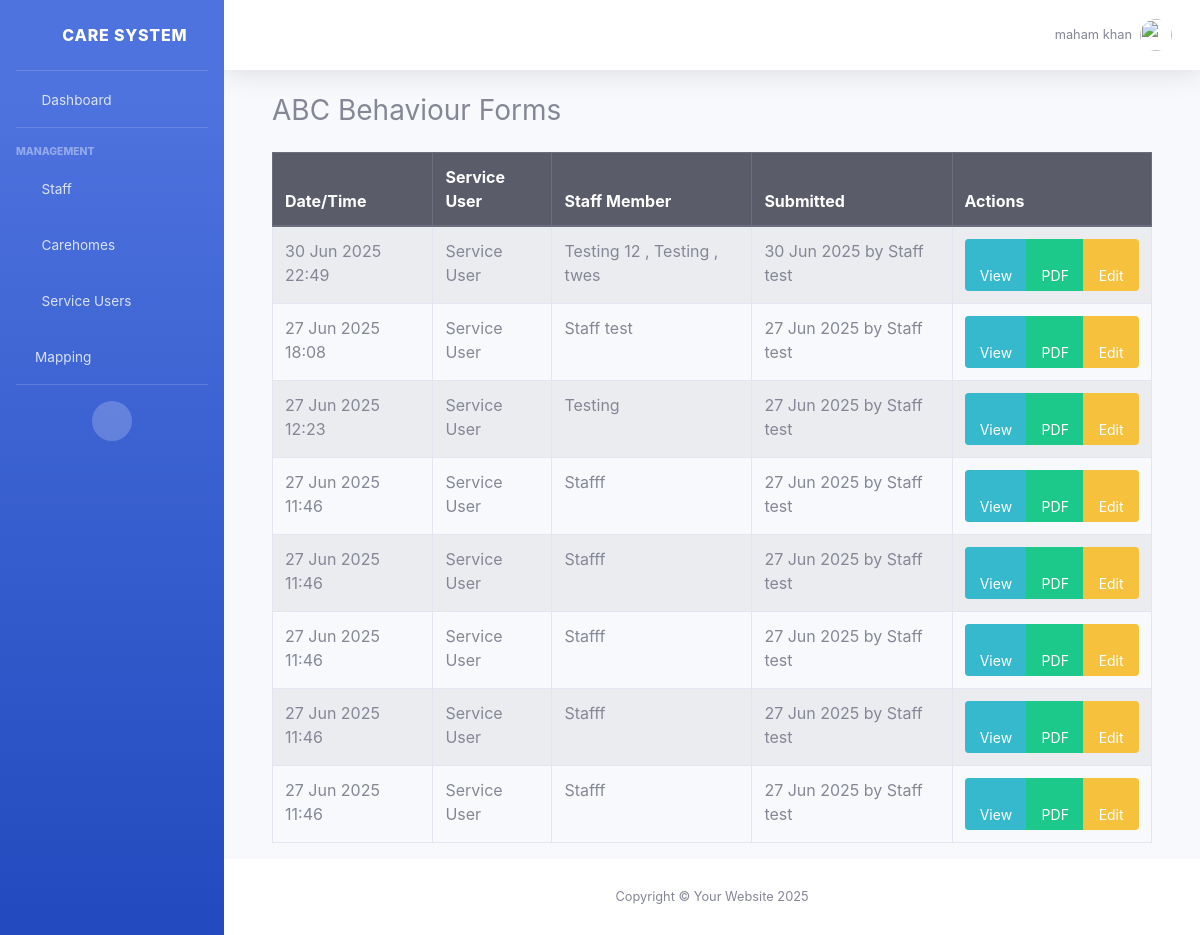
Before: /abc/ (signed in) with the older database file.
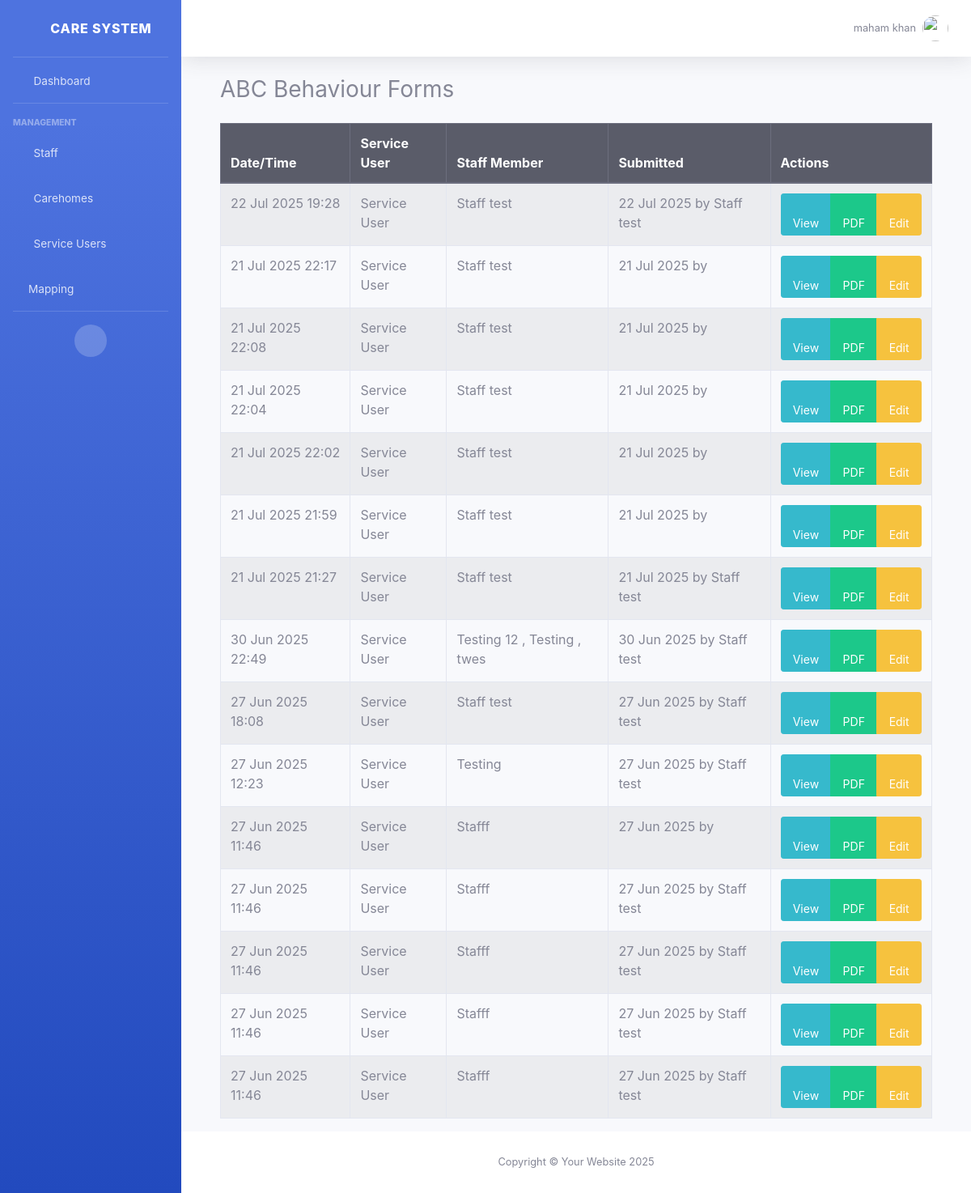
After: the same page with the newer database file.
### core/models.py (models this page shows, shortened)
class CustomUser(AbstractBaseUser, PermissionsMixin):
    STAFF = 'staff'
    TEAM_LEAD = 'team_lead'
    Manager = 'manager'
    ROLE_CHOICES = [
        (Manager, 'Manager'),
        (STAFF, 'Staff'),
        (TEAM_LEAD, 'Team Lead'),
    ]
    image = models.ImageField(upload_to='staff/', blank=True, null=True)
    phone = models.CharField(max_length=20, blank=True, null=True)
    address = models.TextField(blank=True, null=True)
    additional_info = models.TextField(blank=True, null=True)
    role = models.CharField(max_length=20, choices=ROLE_CHOICES, default=STAFF)
    carehome = models.ForeignKey('CareHome', on_delete=models.SET_NULL, null=True, blank=True)
    last_active = models.DateTimeField(null=True, blank=True)
    email = models.EmailField(unique=True)
    first_name = models.CharField(max_length=30, blank=True)
    last_name = models.CharField(max_length=150, blank=True)
    is_staff = models.BooleanField(default=False)
    is_active = models.BooleanField(default=True)
    date_joined = models.DateTimeField(default=timezone.now)
    USERNAME_FIELD = 'email'
    REQUIRED_FIELDS = ['first_name', 'last_name']
    objects = CustomUserManager()
    def get_full_name(self):
        full_name = f"{self.first_name} {self.last_name}".strip()
        return full_name if full_name else self.email
    class Meta:
        verbose_name = 'User'
        verbose_name_plural = 'Users'

class ABCForm(models.Model):
    TARGET_BEHAVIOUR_CHOICES = [
        ('physical_aggression', 'Physical aggressive behaviour towards other people'),
        ('property_destruction', 'Property destruction e.g., ripping clothes'),
        ('self_injury', 'Self-injurious behaviours e.g., hitting the wall'),
        ('verbal_aggression', 'Verbal aggression'),
        ('other', 'Other / stereotyped behaviours e.g., screaming'),
    ]
    created_by = models.ForeignKey(
        settings.AUTH_USER_MODEL,
        on_delete=models.SET_NULL,
        null=True,
        blank=True,
        related_name='created_abc_forms',
        verbose_name="Form Creator"
    )
    staff = models.CharField(
        max_length=100,
        null=True,  # Keep this temporarily
        blank=False  # But don't allow blank in forms
    )
    service_user = models.ForeignKey(
        ServiceUser,
        on_delete=models.CASCADE,
        verbose_name="Service User",
        related_name='abc_forms'
    )
    date_of_birth = models.DateField()
    date_time = models.DateTimeField(verbose_name="DATE/TIME Behavior started", default=timezone.now)
    target_behaviours = models.JSONField(
        default=list,
        help_text="List of selected target behaviours"
    )
    setting = models.TextField(blank=True)
    antecedent = models.TextField(blank=True)
    behaviour = models.TextField(blank=True)
    consequences = models.TextField(blank=True)
    reflection = models.TextField(blank=True)
    updated_by = models.ForeignKey(
        settings.AUTH_USER_MODEL,
        on_delete=models.SET_NULL,
        null=True,
        blank=True,
        related_name='updated_abc_forms',
        verbose_name="Last Updated By"
    )
    pdf_file = models.FileField(upload_to='abc_pdfs/', null=True, blank=True)
    created_at = models.DateTimeField(auto_now_add=True)
    updated_at = models.DateTimeField(auto_now=True)

class ServiceUser(models.Model):
    carehome = models.ForeignKey(CareHome, on_delete=models.CASCADE,related_name='service_users')
    image = models.ImageField(upload_to='service_users/', blank=True, null=True)
    first_name = models.CharField(max_length=100)
    last_name = models.CharField(max_length=100)
    phone = models.CharField(
        max_length=20,
        validators=[
            RegexValidator(
                regex=r'^(\+44\s?7\d{3}|\(?07\d{3}\)?)\s?\d{3}\s?\d{3}$',
                message='Enter a valid UK phone number'
            )
        ]
    )
    email = models.EmailField(blank=True, null=True)
    emergency_contact = models.CharField(max_length=20)
    address = models.TextField()
    notes = models.TextField(blank=True, null=True)
    created_at = models.DateTimeField(auto_now_add=True)
    def __str__(self):
        return f"{self.first_name} {self.last_name}"

### core/views.py (the view)
# urls.py: path('abc/', views.abc_form_list, name='abc_form_list'),
@login_required
def abc_form_list(request):
    if request.user.is_superuser:
        forms = ABCForm.objects.all().order_by('-date_time')
    elif request.user.groups.filter(name='Supervisors').exists():
        forms = ABCForm.objects.filter(
            Q(service_user__in=request.user.managed_clients.all()) |
            Q(created_by=request.user)
        ).order_by('-date_time')
    else:  # Regular care staff
        forms = ABCForm.objects.filter(
            created_by=request.user
        ).order_by('-date_time')
    forms = forms.select_related('service_user', 'created_by')
    return render(request, 'forms/abc_form_list.html', {
        'forms': forms,
        'can_edit': lambda form: (
                request.user.is_superuser or
                request.user.groups.filter(name='Supervisors').exists()
        )
    })

### core/core/templates/forms/abc_form_list.html
{% extends "core/base.html" %}
{% load static %}
{% block content %}
<div class="container">
    <h1 class="h3 mb-4">ABC Behaviour Forms</h1>
    <table class="table table-bordered table-striped">
        <thead class="thead-dark">
        <tr>
            <th>Date/Time</th>
            <th>Service User</th>
            <th>Staff Member</th>
            <th>Submitted</th>
            <th>Actions</th>
        </tr>
        </thead>
        <tbody>
        {% for form in forms %}
        <tr>
            <td>{{ form.date_time|date:"d M Y H:i" }}</td>
            <td>{{ form.service_user }}</td>
            <td>{{ form.staff }}</td>
            <td>{{ form.created_at|date:"d M Y" }} by {{ form.created_by.get_full_name }}</td>
            <td>
                <div class="btn-group btn-group-sm">
                    <a href="{% url 'view_abc_form' form.id %}" class="btn btn-info">
                        <i class="fas fa-eye"></i> View
                    </a>
                    {% if request.user.role in 'manager team_lead' or request.user.is_superuser %}
                    <a href="{% url 'download_abc_pdf' form.id %}" class="btn btn-success">
                        <i class="fas fa-file-pdf"></i> PDF
                    </a>
                    {% endif %}
                    {% if request.user.role in 'manager team_lead' or request.user.is_superuser %}
                    <a href="{% url 'edit_abc_form' form.id %}" class="btn btn-warning">
                        <i class="fas fa-edit"></i> Edit
                    </a>
                    {% endif %}
                </div>
            </td>
        </tr>
        {% empty %}
        <tr>
            <td colspan="5" class="text-center">No ABC forms found</td>
        </tr>
        {% endfor %}
        </tbody>
    </table>
</div>
{% endblock %}

### core/core/templates/core/base.html (shortened to what this page needs)
{% load static %}
<!DOCTYPE html>
<html lang="en">
<head>
    <link href="{% static 'css/sb-admin-2.min.css' %}" rel="stylesheet">
    <link href="{% static 'vendor/fontawesome-free/css/all.min.css' %}" rel="stylesheet">
    <link href="https://cdn.jsdelivr.net/npm/select2@4.1.0-rc.0/dist/css/select2.min.css" rel="stylesheet" />
</head>
<body id="page-top">
<div id="wrapper">
    {% include 'core/sidebar.html' %}
    <div id="content-wrapper" class="d-flex flex-column">
        <div id="content">
            {% include 'core/topbar.html' %}
            <div class="container-fluid">
                {% block content %}{% endblock %}
            </div>
        </div>
        {% include 'core/footer.html' %}
    </div>
</div>
</body>
</html>

### core/core/templates/core/sidebar.html (shortened to what this page needs)
<ul class="navbar-nav bg-gradient-primary sidebar sidebar-dark accordion" id="accordionSidebar">
    {% if request.user.is_authenticated %}
    {% if request.user.role == 'manager' or request.user.role == 'team_lead' or request.user.role == 'staff' %}
    <a class="sidebar-brand d-flex align-items-center justify-content-center" href="{% url 'admin-dashboard' %}">
        <div class="sidebar-brand-icon">
            <i class="fas fa-home"></i>
        </div>
        <div class="sidebar-brand-text mx-3">CARE SYSTEM</div>
    </a>
    {% endif %}
    {% endif %}
    <hr class="sidebar-divider my-0">
    {% if request.user.is_authenticated and request.user.role == 'manager' %}
    <li class="nav-item {% if request.resolver_match.url_name == 'admin-dashboard' %}active{% endif %}">
        <a class="nav-link" href="{% url 'admin-dashboard' %}">
            <i class="fas fa-fw fa-tachometer-alt"></i>
            <span>Dashboard</span>
        </a>
    </li>
    {% endif %}
    <hr class="sidebar-divider">
    <div class="sidebar-heading">MANAGEMENT</div>
    {% if request.user.is_authenticated %}
    {% if request.user.role == 'manager' or request.user.role == 'team_lead' %}
    <li class="nav-item">
        <a class="nav-link collapsed" href="#" data-toggle="collapse" data-target="#staffCollapse"
           aria-expanded="true" aria-controls="staffCollapse">
            <i class="fas fa-fw fa-users"></i>
            <span>Staff</span>
        </a>
    </li>
    {% endif %}
    {% endif %}
    {% if request.user.is_authenticated and request.user.role == 'manager' or request.user.role == 'team_lead' %}
    <li class="nav-item">
        <a class="nav-link collapsed" href="#" data-toggle="collapse" data-target="#carehomesCollapse"
           aria-expanded="true" aria-controls="carehomesCollapse">
            <i class="fas fa-fw fa-home"></i>
            <span>Carehomes</span>
        </a>
    </li>
    {% endif %}
    {% if request.user.is_authenticated and request.user.role == 'manager' or request.user.role == 'team_lead'%}
    <li class="nav-item">
        <a class="nav-link collapsed" href="#" data-toggle="collapse" data-target="#serviceUsersCollapse"
           aria-expanded="true" aria-controls="serviceUsersCollapse">
            <i class="fas fa-fw fa-user-friends"></i>
            <span>Service Users</span>
        </a>
    </li>
    {% endif %}
    {% if request.user.is_authenticated and request.user.role == 'manager'%}
    <li class="nav-item">
        <a class="nav-link collapsed" href="#" data-toggle="collapse" data-target="#mappingCollapse"
           aria-expanded="true" aria-controls="mappingCollapse">
            <i class="fas fa-project-diagram"></i>
            <span>Mapping</span>
        </a>
    </li>
    {% endif %}
    <hr class="sidebar-divider d-none d-md-block">
    <div class="text-center d-none d-md-inline">
        <button class="rounded-circle border-0" id="sidebarToggle"></button>
    </div>
</ul>

### core/core/templates/core/topbar.html (shortened to what this page needs)
{% load static %}
<nav class="navbar navbar-expand navbar-light bg-white topbar mb-4 static-top shadow">
    <ul class="navbar-nav ml-auto">
        <li class="nav-item dropdown no-arrow">
            <a class="nav-link dropdown-toggle" href="#" id="userDropdown" role="button"
                data-toggle="dropdown" aria-haspopup="true" aria-expanded="false">
                <span class="mr-2 d-none d-lg-inline text-gray-600 small">
                    {{ request.user.get_full_name|default:request.user.email }}
                </span>
                {% if request.user.profile_picture %}
                <img class="img-profile rounded-circle" src="{{ request.user.profile_picture.url }}">
                {% else %}
                <img class="img-profile rounded-circle" src="{% static 'img/undraw_profile.svg' %}">
                {% endif %}
            </a>
        </li>
    </ul>
</nav>

### core/core/templates/core/footer.html (shortened to what this page needs)
{% load static %}
<footer class="sticky-footer bg-white">
    <div class="container my-auto">
        <div class="copyright text-center my-auto">
            <span>Copyright &copy; Your Website {% now "Y" %}</span>
        </div>
    </div>
</footer>

Changed rows visible on the page:
added ABCForm: date_time "22 Jul 2025 19:28", service_user "Service User", staff "Staff test", created_at "22 Jul 2025", created_by.get_full_name "Staff test"
added ABCForm: date_time "21 Jul 2025 22:17", service_user "Service User", staff "Staff test", created_at "21 Jul 2025"
added ABCForm: date_time "21 Jul 2025 22:08", service_user "Service User", staff "Staff test", created_at "21 Jul 2025"
added ABCForm: date_time "21 Jul 2025 22:04", service_user "Service User", staff "Staff test", created_at "21 Jul 2025"
added ABCForm: date_time "21 Jul 2025 22:02", service_user "Service User", staff "Staff test", created_at "21 Jul 2025"
added ABCForm: date_time "21 Jul 2025 21:59", service_user "Service User", staff "Staff test", created_at "21 Jul 2025"
added ABCForm: date_time "21 Jul 2025 21:27", service_user "Service User", staff "Staff test", created_at "21 Jul 2025", created_by.get_full_name "Staff test"
changed ABCForm (number 11 of 15 on the later page): created_by.get_full_name "Staff test" → (not shown)
